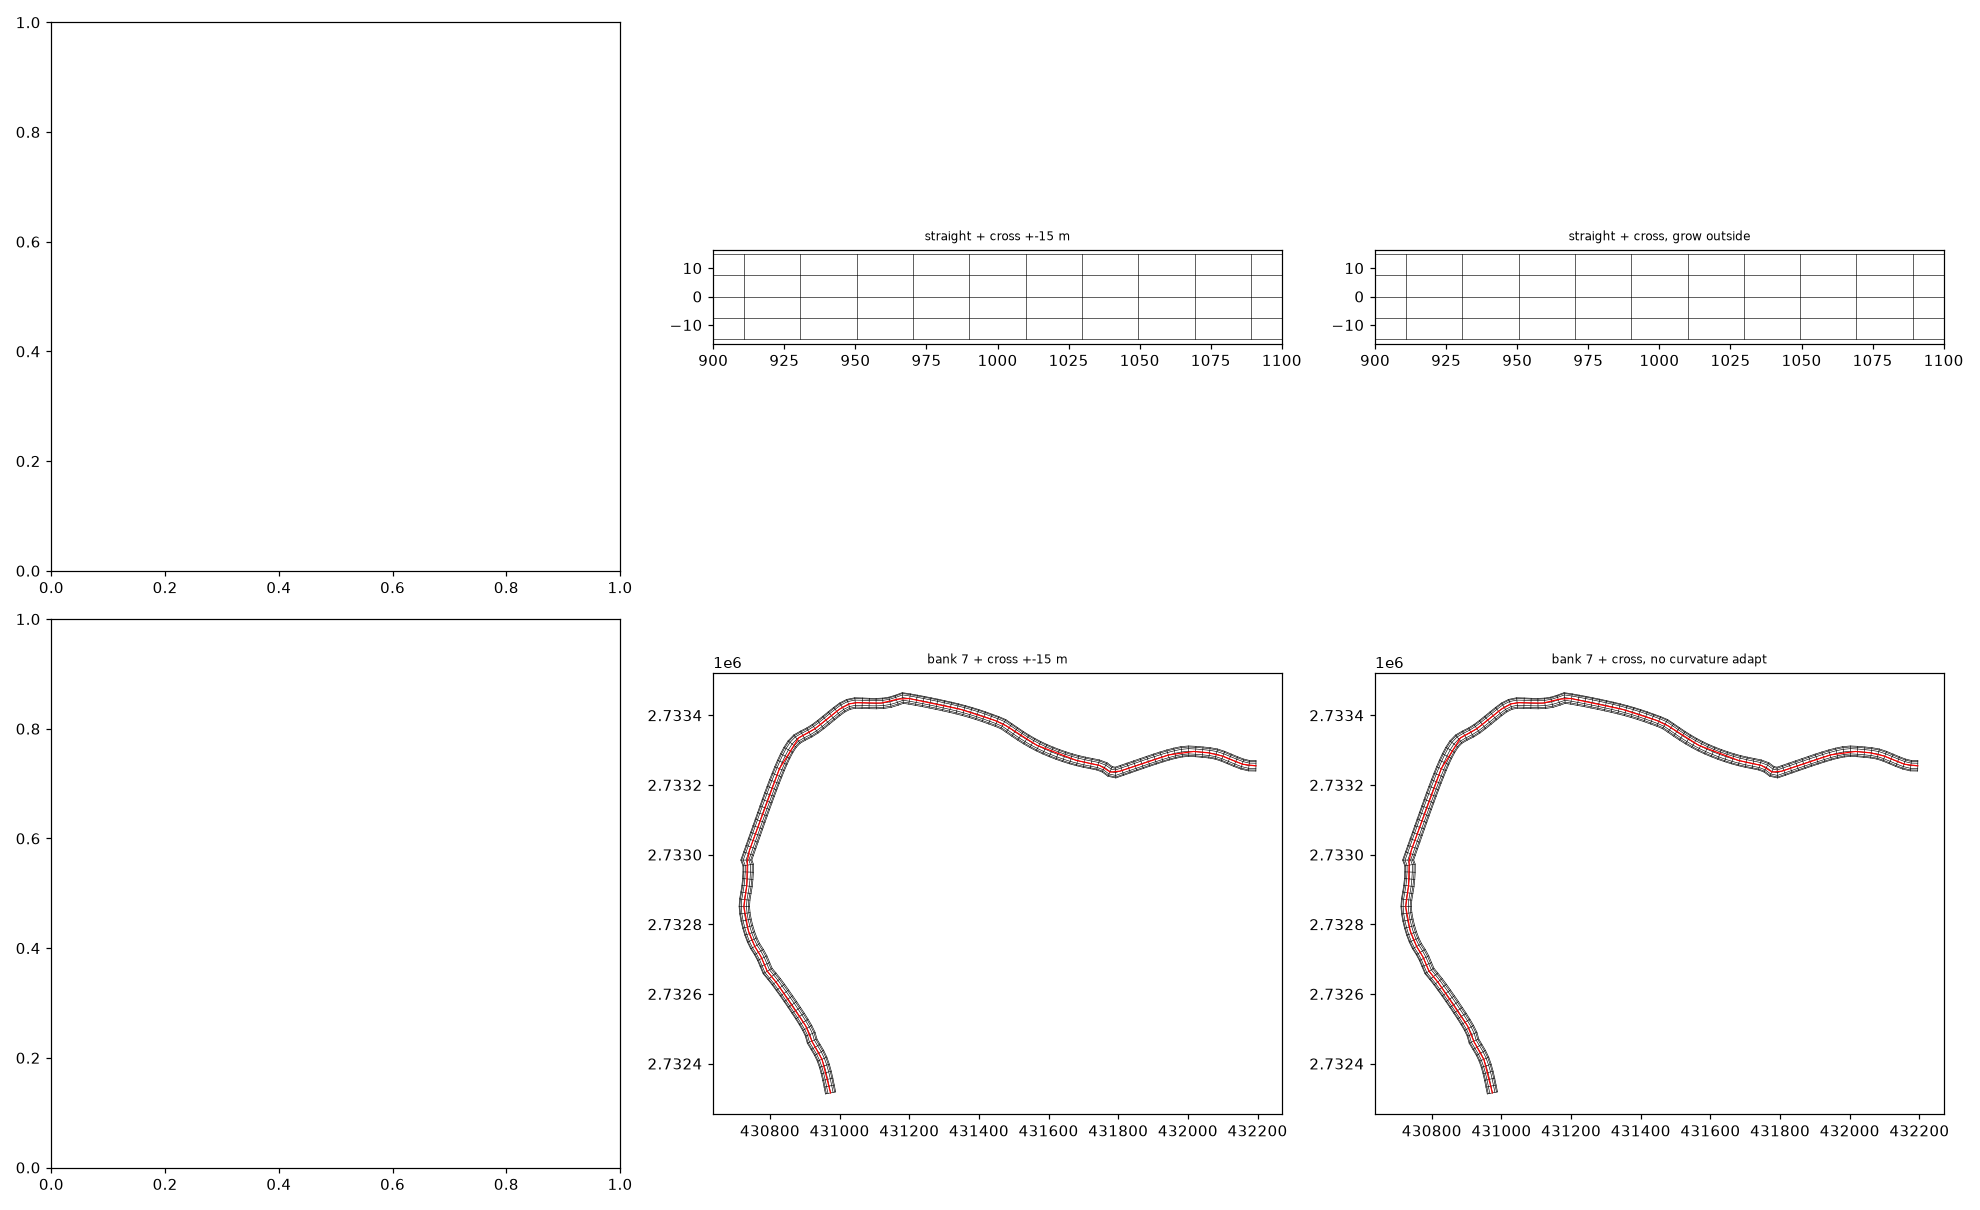

Generate this figure with Python:
"""Probe: what curvilinear_compute_orthogonal_from_splines (advancing front) makes of a centre spline, with and
without cross splines, and what the transfinite call needs. Prints grid sizes and layer heights; writes probe_splines.png.
"""

from __future__ import annotations

import time
import traceback

import matplotlib

matplotlib.use("Agg")
import matplotlib.pyplot as plt
import numpy as np
from meshkernel import (
    CurvilinearParameters,
    GeometryList,
    MeshKernel,
    SplinesToCurvilinearParameters,
)

from common import HERE, bank_lines

SEP = -999.0


def splines_geom(lines: list[np.ndarray]) -> GeometryList:
    xs, ys = [], []
    for i, ln in enumerate(lines):
        if i:
            xs.append(SEP)
            ys.append(SEP)
        xs.extend(ln[:, 0])
        ys.extend(ln[:, 1])
    return GeometryList(np.asarray(xs, float), np.asarray(ys, float))


def grow(lines, average_width=20.0, aspect_ratio=0.375, uniform=2, grow_factor=1.0, m_ref=2000, n_ref=40, outside=False,
         curvature=1, check_collisions=False):
    mk = MeshKernel()
    cp = CurvilinearParameters(m_refinement=m_ref, n_refinement=n_ref)
    sp = SplinesToCurvilinearParameters(
        aspect_ratio=aspect_ratio,
        aspect_ratio_grow_factor=grow_factor,
        average_width=average_width,
        curvature_adapted_grid_spacing=curvature,
        grow_grid_outside=outside,
        maximum_num_faces_in_uniform_part=uniform,
        check_front_collisions=check_collisions,
        remove_skinny_triangles=True,
    )
    t0 = time.perf_counter()
    mk.curvilinear_compute_orthogonal_from_splines(splines_geom(lines), cp, sp)
    g = mk.curvilineargrid_get()
    dt = time.perf_counter() - t0
    return mk, g, dt


def describe(tag, g, dt):
    x = np.asarray(g.node_x).reshape(g.num_n, g.num_m) if g.num_m * g.num_n == len(g.node_x) else None
    print(f"{tag}: num_m={g.num_m} num_n={g.num_n} nodes={len(g.node_x)} ({dt*1e3:.0f} ms)")
    if x is None:
        print("  node count does not match num_m*num_n")
        return None, None
    y = np.asarray(g.node_y).reshape(g.num_n, g.num_m)
    valid = np.isfinite(x) & (x > -900)
    print("  valid nodes", valid.sum(), "of", valid.size)
    # layer heights along n at the middle m
    jm = g.num_m // 2
    col = [(x[i, jm], y[i, jm]) for i in range(g.num_n) if valid[i, jm]]
    if len(col) > 1:
        d = [np.hypot(col[i + 1][0] - col[i][0], col[i + 1][1] - col[i][1]) for i in range(len(col) - 1)]
        print("  layer heights at mid m:", np.round(d, 2))
    row = [(x[0, j], y[0, j]) for j in range(g.num_m) if valid[0, j]]
    if len(row) > 1:
        d = [np.hypot(row[i + 1][0] - row[i][0], row[i + 1][1] - row[i][1]) for i in range(len(row) - 1)]
        print(f"  m spacing on row 0: min {min(d):.2f} median {np.median(d):.2f} max {max(d):.2f} n={len(d)}")
    return x, y


def draw(ax, x, y, title):
    if x is None:
        return
    valid = np.isfinite(x) & (x > -900)
    xm = np.where(valid, x, np.nan)
    ym = np.where(valid, y, np.nan)
    for i in range(xm.shape[0]):
        ax.plot(xm[i], ym[i], color="k", lw=0.4)
    for j in range(xm.shape[1]):
        ax.plot(xm[:, j], ym[:, j], color="k", lw=0.4)
    ax.set_aspect("equal")
    ax.set_title(title, fontsize=8)


fig, axes = plt.subplots(2, 3, figsize=(18, 11))
axes = axes.ravel()

# 1. a straight line, 2 km, no cross splines
straight = np.array([[0.0, 0.0], [1000.0, 0.0], [2000.0, 0.0]])
try:
    mk, g, dt = grow([straight])
    x, y = describe("straight, no cross splines, ar 0.375 uniform 2", g, dt)
    draw(axes[0], x, y, "straight, no cross splines")
    axes[0].set_xlim(900, 1100)
except Exception:
    traceback.print_exc()

# 2. straight with cross splines of +-15 m at the ends and the middle
cross = [np.array([[s, -15.0], [s, 15.0]]) for s in (0.0, 1000.0, 2000.0)]
try:
    mk, g, dt = grow([straight, *cross])
    x, y = describe("straight + 3 cross splines +-15 m, ar 0.375 uniform 2", g, dt)
    draw(axes[1], x, y, "straight + cross +-15 m")
    axes[1].set_xlim(900, 1100)
except Exception:
    traceback.print_exc()

# 3. the same with grow_grid_outside
try:
    mk, g, dt = grow([straight, *cross], outside=True)
    x, y = describe("straight + cross, grow outside", g, dt)
    draw(axes[2], x, y, "straight + cross, grow outside")
    axes[2].set_xlim(900, 1100)
except Exception:
    traceback.print_exc()

# 4. bank 7 alone, no cross splines
banks = {b["fid"]: b for b in bank_lines()}
b7 = np.asarray(banks[7]["line"].coords)
try:
    mk, g, dt = grow([b7])
    x, y = describe("bank 7, no cross splines", g, dt)
    draw(axes[3], x, y, "bank 7, no cross splines")
    axes[3].plot(b7[:, 0], b7[:, 1], color="r", lw=0.8)
except Exception:
    traceback.print_exc()

# 5. bank 7 with cross splines every ~500 m, +-15 m along the normal
from shapely import LineString

ln = LineString(b7)
cross7 = []
for s in np.linspace(0.0, ln.length, 6):
    p = ln.interpolate(s)
    p1 = ln.interpolate(max(s - 1.0, 0.0))
    p2 = ln.interpolate(min(s + 1.0, ln.length))
    t = np.array([p2.x - p1.x, p2.y - p1.y])
    t /= np.hypot(*t)
    nrm = np.array([-t[1], t[0]])
    cross7.append(np.array([[p.x, p.y] - 15 * nrm, [p.x, p.y] + 15 * nrm]))
try:
    mk, g, dt = grow([b7, *cross7])
    x, y = describe("bank 7 + 6 cross splines +-15 m", g, dt)
    draw(axes[4], x, y, "bank 7 + cross +-15 m")
    axes[4].plot(b7[:, 0], b7[:, 1], color="r", lw=0.8)
except Exception:
    traceback.print_exc()

# 6. bank 7 with cross splines, curvature adapted off, check collisions on
try:
    mk, g, dt = grow([b7, *cross7], curvature=0, check_collisions=True)
    x, y = describe("bank 7 + cross, no curvature adaptation, collisions checked", g, dt)
    draw(axes[5], x, y, "bank 7 + cross, no curvature adapt")
    axes[5].plot(b7[:, 0], b7[:, 1], color="r", lw=0.8)
except Exception:
    traceback.print_exc()

fig.tight_layout()
fig.savefig(HERE / "probe_splines.png", dpi=110)
print("wrote probe_splines.png")
